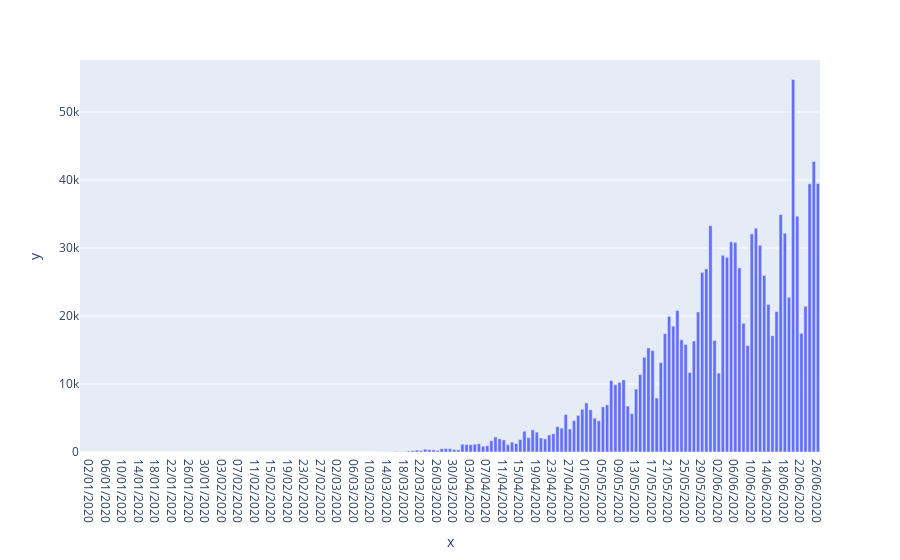

The code cell stored with this chart in its notebook:
### Code cell
import plotly.express as px
fig = px.bar(master_data_EDC, x=master_data_EDC.loc[master_data_EDC['countriesAndTerritories'] == 'South_Korea']['dateRep'], 
y=master_data_EDC.loc[master_data_EDC['countriesAndTerritories'] == 'Brazil']['cases'])
fig.update_xaxes(autorange="reversed")
fig.show()

master_data_EDC.loc[master_data_EDC['countriesAndTerritories']=='Brazil']['cases'].sum()

### Figure 1 — Plotly figure (JSON) as saved in the notebook; plotly's stock layout.template omitted (floating-point values rounded to 4 significant figures; data arrays with more than 128 entries replaced by an {"elided": "..."} marker saying what was removed)
{"data": [{"alignmentgroup": "True", "hovertemplate": "x=%{x}<br>y=%{y}<extra></extra>", "legendgroup": "", "marker": {"color": "#636efa"}, "name": "", "offsetgroup": "", "orientation": "v", "showlegend": false, "textposition": "auto", "type": "bar", "x": {"elided": "179 str values"}, "xaxis": "x", "y": {"elided": "179 int values"}, "yaxis": "y"}], "layout": {"barmode": "relative", "legend": {"tracegroupgap": 0}, "margin": {"t": 60}, "xaxis": {"anchor": "y", "autorange": "reversed", "domain": [0, 1], "title": {"text": "x"}}, "yaxis": {"anchor": "x", "domain": [0, 1], "title": {"text": "y"}}}}
